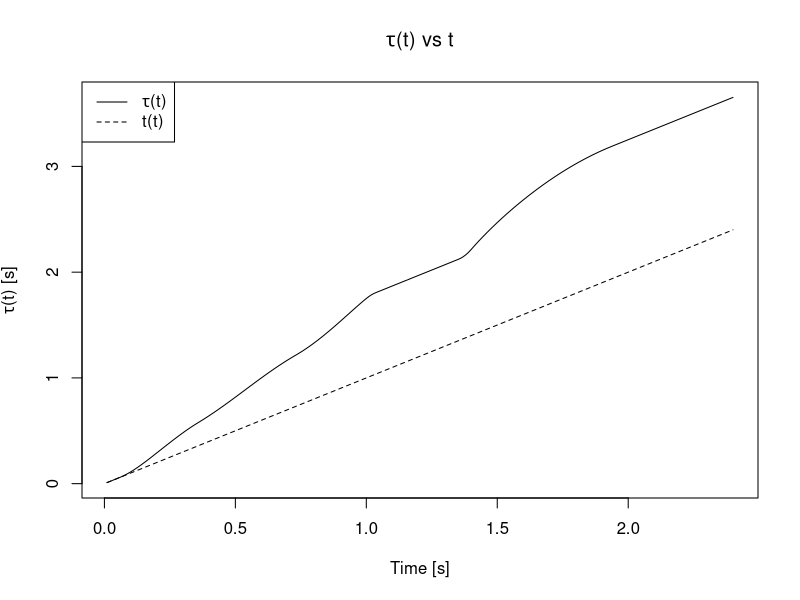

R code for this plot:
require(graphics)

data = read.csv("time.csv")

setEPS()
postscript("../report/graphics/timeplot.eps", height=6, width=8)
plot(data[,1], data[,2], type="l" ,xlab = "Time [s]", ylab = expression(paste(tau,"(t) [s]")), main = expression(paste(tau,"(t) vs t")))
lines(data[,1],data[,1], lty="dashed", type="l")
legend("topleft", c(expression(paste(tau,"(t)")), "t(t)"), lty=1:2)
dev.off()
